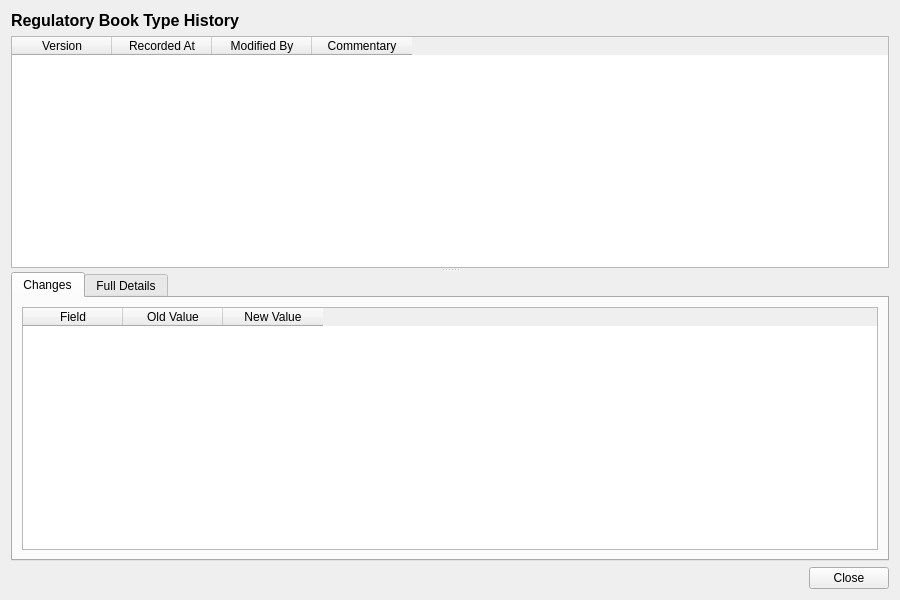
<?xml version="1.0" encoding="UTF-8"?>
<ui version="4.0">
 <class>RegulatoryBookTypeHistoryDialog</class>
 <widget class="QWidget" name="RegulatoryBookTypeHistoryDialog">
  <property name="geometry">
   <rect>
    <x>0</x>
    <y>0</y>
    <width>900</width>
    <height>600</height>
   </rect>
  </property>
  <property name="windowTitle">
   <string>Regulatory Book Type History</string>
  </property>
  <layout class="QVBoxLayout" name="verticalLayout">
   <item>
    <widget class="QLabel" name="titleLabel">
     <property name="font">
      <font>
       <pointsize>12</pointsize>
       <bold>true</bold>
      </font>
     </property>
     <property name="text">
      <string>Regulatory Book Type History</string>
     </property>
    </widget>
   </item>
   <item>
    <widget class="QSplitter" name="splitter">
     <property name="orientation">
      <enum>Qt::Vertical</enum>
     </property>
     <widget class="QTableWidget" name="versionListWidget">
      <property name="minimumHeight">
       <number>150</number>
      </property>
      <property name="maximumHeight">
       <number>250</number>
      </property>
      <property name="alternatingRowColors">
       <bool>true</bool>
      </property>
      <property name="editTriggers">
       <set>QAbstractItemView::NoEditTriggers</set>
      </property>
      <property name="selectionMode">
       <enum>QAbstractItemView::SingleSelection</enum>
      </property>
      <property name="selectionBehavior">
       <enum>QAbstractItemView::SelectRows</enum>
      </property>
      <column>
       <property name="text">
        <string>Version</string>
       </property>
      </column>
      <column>
       <property name="text">
        <string>Recorded At</string>
       </property>
      </column>
      <column>
       <property name="text">
        <string>Modified By</string>
       </property>
      </column>
      <column>
       <property name="text">
        <string>Commentary</string>
       </property>
      </column>
     </widget>
     <widget class="QWidget" name="detailWidget">
      <layout class="QVBoxLayout" name="detailLayout">
       <property name="leftMargin">
        <number>0</number>
       </property>
       <property name="topMargin">
        <number>0</number>
       </property>
       <property name="rightMargin">
        <number>0</number>
       </property>
       <property name="bottomMargin">
        <number>0</number>
       </property>
       <item>
        <widget class="QTabWidget" name="tabWidget">
         <property name="currentIndex">
          <number>0</number>
         </property>
         <widget class="QWidget" name="changesTab">
          <attribute name="title">
           <string>Changes</string>
          </attribute>
          <layout class="QVBoxLayout" name="changesTabLayout">
           <item>
            <widget class="QTableWidget" name="changesTableWidget">
             <property name="editTriggers">
              <set>QAbstractItemView::NoEditTriggers</set>
             </property>
             <property name="alternatingRowColors">
              <bool>true</bool>
             </property>
             <property name="selectionMode">
              <enum>QAbstractItemView::SingleSelection</enum>
             </property>
             <property name="selectionBehavior">
              <enum>QAbstractItemView::SelectRows</enum>
             </property>
             <column>
              <property name="text">
               <string>Field</string>
              </property>
             </column>
             <column>
              <property name="text">
               <string>Old Value</string>
              </property>
             </column>
             <column>
              <property name="text">
               <string>New Value</string>
              </property>
             </column>
            </widget>
           </item>
          </layout>
         </widget>
         <widget class="QWidget" name="fullDetailsTab">
          <attribute name="title">
           <string>Full Details</string>
          </attribute>
          <layout class="QVBoxLayout" name="fullDetailsTabLayout">
           <item>
            <widget class="QScrollArea" name="scrollArea">
             <property name="widgetResizable">
              <bool>true</bool>
             </property>
             <widget class="QWidget" name="scrollAreaWidgetContents">
              <property name="geometry">
               <rect>
                <x>0</x>
                <y>0</y>
                <width>560</width>
                <height>450</height>
               </rect>
              </property>
              <layout class="QFormLayout" name="formLayout">
               <item row="0" column="0">
                <widget class="QLabel" name="codeLabel">
                 <property name="text">
                  <string>Code:</string>
                 </property>
                </widget>
               </item>
               <item row="0" column="1">
                <widget class="QLabel" name="codeValue">
                 <property name="text">
                  <string/>
                 </property>
                </widget>
               </item>
               <item row="1" column="0">
                <widget class="QLabel" name="nameLabel">
                 <property name="text">
                  <string>Name:</string>
                 </property>
                </widget>
               </item>
               <item row="1" column="1">
                <widget class="QLabel" name="nameValue">
                 <property name="text">
                  <string/>
                 </property>
                </widget>
               </item>
               <item row="2" column="0">
                <widget class="QLabel" name="descriptionLabel">
                 <property name="text">
                  <string>Description:</string>
                 </property>
                </widget>
               </item>
               <item row="2" column="1">
                <widget class="QLabel" name="descriptionValue">
                 <property name="text">
                  <string/>
                 </property>
                 <property name="wordWrap">
                  <bool>true</bool>
                 </property>
                </widget>
               </item>
               <item row="3" column="0">
                <widget class="QLabel" name="versionNumberLabel">
                 <property name="text">
                  <string>Version:</string>
                 </property>
                </widget>
               </item>
               <item row="3" column="1">
                <widget class="QLabel" name="versionNumberValue">
                 <property name="text">
                  <string/>
                 </property>
                </widget>
               </item>
               <item row="4" column="0">
                <widget class="QLabel" name="modifiedByLabel">
                 <property name="text">
                  <string>Modified By:</string>
                 </property>
                </widget>
               </item>
               <item row="4" column="1">
                <widget class="QLabel" name="modifiedByValue">
                 <property name="text">
                  <string/>
                 </property>
                </widget>
               </item>
               <item row="5" column="0">
                <widget class="QLabel" name="recordedAtLabel">
                 <property name="text">
                  <string>Recorded At:</string>
                 </property>
                </widget>
               </item>
               <item row="5" column="1">
                <widget class="QLabel" name="recordedAtValue">
                 <property name="text">
                  <string/>
                 </property>
                </widget>
               </item>
               <item row="6" column="0">
                <widget class="QLabel" name="changeCommentaryLabel">
                 <property name="text">
                  <string>Change Commentary:</string>
                 </property>
                </widget>
               </item>
               <item row="6" column="1">
                <widget class="QLabel" name="changeCommentaryValue">
                 <property name="text">
                  <string/>
                 </property>
                 <property name="wordWrap">
                  <bool>true</bool>
                 </property>
                </widget>
               </item>
              </layout>
             </widget>
            </widget>
           </item>
          </layout>
         </widget>
        </widget>
       </item>
      </layout>
     </widget>
    </widget>
   </item>
   <item>
    <layout class="QHBoxLayout" name="buttonLayout">
     <item>
      <spacer name="horizontalSpacer">
       <property name="orientation">
        <enum>Qt::Horizontal</enum>
       </property>
       <property name="sizeHint" stdset="0">
        <size><width>40</width><height>20</height></size>
       </property>
      </spacer>
     </item>
     <item>
      <widget class="QPushButton" name="closeButton">
       <property name="text">
        <string>Close</string>
       </property>
      </widget>
     </item>
    </layout>
   </item>
  </layout>
 </widget>
 <resources/>
 <connections/>
</ui>
